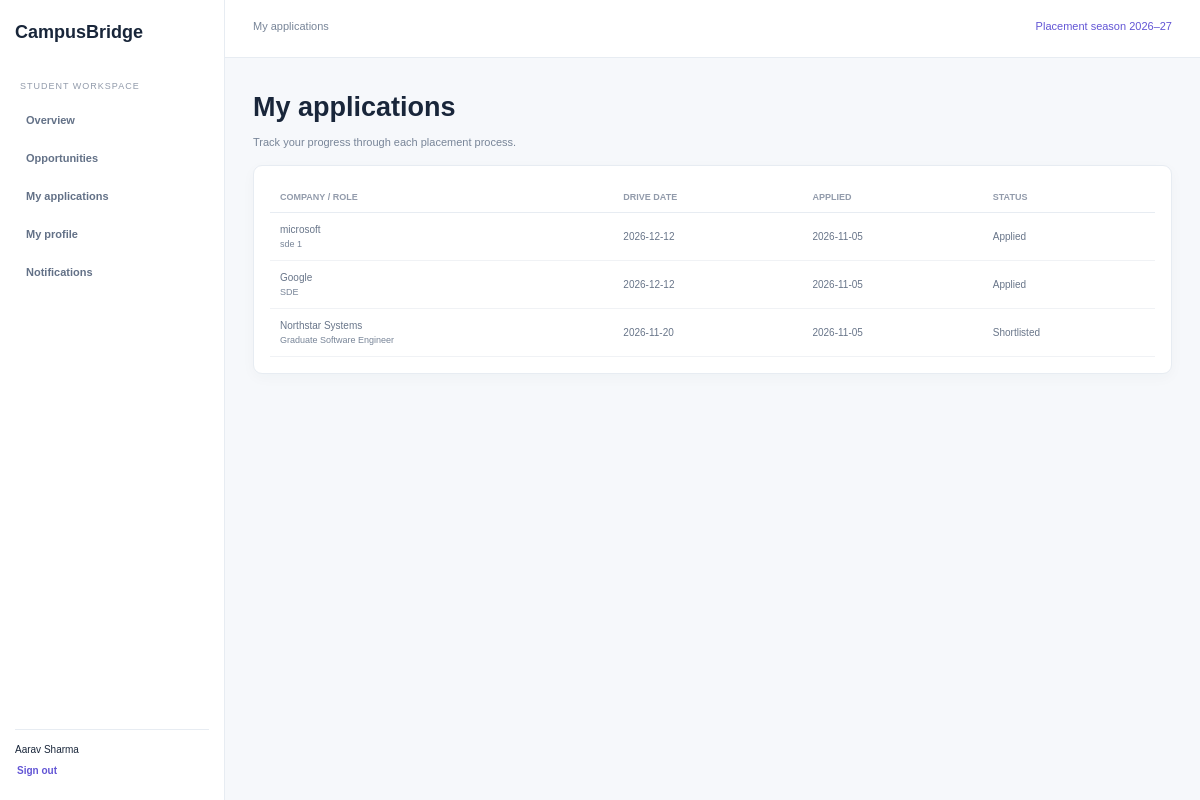
The app's page /applications (signed in) with its own data.
### tables this page shows
CREATE TABLE users(id INTEGER PRIMARY KEY,name TEXT NOT NULL,email TEXT UNIQUE NOT NULL,password TEXT NOT NULL,role TEXT NOT NULL,branch TEXT DEFAULT '',year INTEGER DEFAULT 2027,cgpa REAL DEFAULT 0,backlogs INTEGER DEFAULT 0, phone TEXT DEFAULT '', email_notifications INTEGER NOT NULL DEFAULT 1, enrollment TEXT);

CREATE TABLE applications(id INTEGER PRIMARY KEY,student_id INTEGER REFERENCES users(id),drive_id INTEGER REFERENCES drives(id),status TEXT DEFAULT 'Applied',applied TEXT NOT NULL,UNIQUE(student_id,drive_id));

CREATE TABLE companies(id INTEGER PRIMARY KEY,name TEXT UNIQUE NOT NULL);

CREATE TABLE drives(id INTEGER PRIMARY KEY,company_id INTEGER REFERENCES companies(id),title TEXT NOT NULL,description TEXT DEFAULT '',ctc TEXT DEFAULT '',branches TEXT DEFAULT '',mincgpa REAL DEFAULT 0,maxbacklogs INTEGER DEFAULT 0,deadline TEXT NOT NULL,drive_date TEXT NOT NULL,venue TEXT DEFAULT '',status TEXT DEFAULT 'Open');

### placement_app/student.py (the view)
@bp.get("/applications")
@login_required("student")
def applications():
 u=get_current_user();rows=get_db().execute("SELECT a.*,d.title,d.drive_date,c.name company FROM applications a JOIN drives d ON d.id=a.drive_id JOIN companies c ON c.id=d.company_id WHERE a.student_id=? ORDER BY a.applied DESC",(u["id"],)).fetchall()
 return render_template("student/applications.html",applications=rows)

### placement_app/auth.py (called while the page is built)
def get_current_user():
    user_id=session.get("user_id")
    if user_id is None:
        return None
    return get_db().execute("SELECT * FROM users WHERE id=?",(user_id,)).fetchone()

### placement_app/database.py (called while the page is built)
def get_db():
 if "db" not in g:
  g.db=sqlite3.connect(current_app.config["DATABASE"]);g.db.row_factory=sqlite3.Row;g.db.execute("PRAGMA foreign_keys=ON")
 return g.db

### placement_app/security.py (called while the page is built)
def login_required(role=None):
    def decorate(view):
        @wraps(view)
        def wrapped(*args,**kwargs):
            from .auth import get_current_user
            user=get_current_user()
            if user is None:
                return redirect(url_for("auth.login"))
            if role and user["role"]!=role:
                abort(403)
            return view(*args,**kwargs)
        return wrapped
    return decorate

### templates/student/applications.html
{% extends "base.html" %}{% block title %}My applications{% endblock %}{% block content %}<h1>My applications</h1><p>Track your progress through each placement process.</p><section class="panel">{% include 'student/_applications_table.html' %}</section>{% endblock %}

### templates/base.html
<!doctype html><html lang="en"><head><meta charset="utf-8"><meta name="viewport" content="width=device-width,initial-scale=1"><title>{% block title %}Placement Hub{% endblock %} · CampusBridge</title><link rel="stylesheet" href="{{ url_for('static',filename='style.css') }}"></head><body>{% if current_user %}<div class="shell"><aside><a class="brand" href="{{ url_for('home') }}">CampusBridge</a><small>{{ 'PLACEMENT OFFICE' if current_user.role=='admin' else 'STUDENT WORKSPACE' }}</small><nav>{% if current_user.role=='student' %}<a href="{{ url_for('student.dashboard') }}">Overview</a><a href="{{ url_for('student.opportunities') }}">Opportunities</a><a href="{{ url_for('student.applications') }}">My applications</a><a href="{{ url_for('student.profile') }}">My profile</a>{% else %}<a href="{{ url_for('placement.dashboard') }}">Overview</a><a href="{{ url_for('placement.drives') }}">Placement drives</a><a href="{{ url_for('placement.applications') }}">Applications</a><a href="{{ url_for('reports.index') }}">Reports</a>{% endif %}<a href="{{ url_for('notifications.index') }}">Notifications</a></nav><footer>{{ current_user.name }}<form method="post" action="{{ url_for('auth.logout') }}"><input type="hidden" name="_csrf_token" value="{{ csrf_token }}"><button>Sign out</button></form></footer></aside><main><header>{{ self.title() }} <span>Placement season 2026–27</span></header><div class="content">{% for kind,message in get_flashed_messages(with_categories=true) %}<p class="flash {{ kind }}">{{ message }}</p>{% endfor %}{% block content %}{% endblock %}</div></main></div>{% else %}{% block public_content %}{% endblock %}{% endif %}</body></html>

### templates/student/_applications_table.html
<div class="scroll"><table><tr><th>Company / role</th><th>Drive date</th><th>Applied</th><th>Status</th></tr>{% for a in applications %}<tr><td>{{ a.company }}<small>{{ a.title }}</small></td><td>{{ a.drive_date }}</td><td>{{ a.applied[:10] }}</td><td>{{ a.status }}</td></tr>{% else %}<tr><td colspan="4">No applications yet.</td></tr>{% endfor %}</table></div>

### static/style.css (style rules this page uses)
:root { --ink:#19263a;--muted:#788598;--line:#e7ecf2;--purple:#6255d5;--bg:#f6f8fb }
* { box-sizing:border-box }
body { margin:0;background:var(--bg);color:var(--ink);font:14px "DM Sans",Arial }
h1,h2,b,.brand { font-family:Manrope,Arial }
h1 { font-size:27px;margin:8px 0 }
p { color:var(--muted);font-size:11px;line-height:1.5 }
a { color:var(--purple);text-decoration:none;font-size:11px;font-weight:700 }
.shell aside { position:fixed;inset:0 auto 0 0;width:225px;background:white;border-right:1px solid var(--line);padding:22px 15px;display:flex;flex-direction:column }
.brand { font-size:18px;color:var(--ink);font-weight:800 }
.shell aside>small { margin:38px 5px 12px;color:#929bab;font-size:9px;letter-spacing:1px }
.shell nav { display:grid;gap:4px }
.shell nav a { padding:11px;border-radius:7px;color:#637187 }
.shell footer { margin-top:auto;border-top:1px solid var(--line);padding-top:14px;font-size:10px }
.shell footer form { margin-top:8px }
.shell button,.login button,.formgrid button { border:0;border-radius:6px;background:var(--purple);color:white;padding:9px 12px;font-weight:700;cursor:pointer;font-size:10px }
.shell footer button { background:transparent;color:var(--purple);padding:2px }
.shell main { margin-left:225px }
.shell header { height:58px;background:white;border-bottom:1px solid var(--line);padding:20px 28px;font-size:11px;color:var(--muted) }
.shell header span { float:right;color:var(--purple) }
.content { padding:26px 28px;max-width:1400px;margin:auto }
.panel,.stats>div { background:white;border:1px solid var(--line);border-radius:9px;padding:16px;margin:14px 0;box-shadow:0 4px 14px #23354a08 }
.row small,td small,small { display:block;color:var(--muted);font-size:9px;margin-top:4px }
.scroll { overflow:auto }
table { border-collapse:collapse;width:100%;text-align:left;white-space:nowrap }
th { font-size:9px;color:#929bab;text-transform:uppercase;padding:10px;border-bottom:1px solid var(--line) }
td { font-size:10px;color:#687589;padding:11px 10px;border-bottom:1px solid #f0f2f5 }

### records on screen
users: role "STUDENT WORKSPACE", name "Aarav Sharma"
applications: company "microsoft", title "sde 1", drive_date "2026-12-12", applied "2026-11-05", status "Applied"
applications: company "Google", title "SDE", drive_date "2026-12-12", applied "2026-11-05", status "Applied"
applications: company "Northstar Systems", title "Graduate Software Engineer", drive_date "2026-11-20", applied "2026-11-05", status "Shortlisted"
